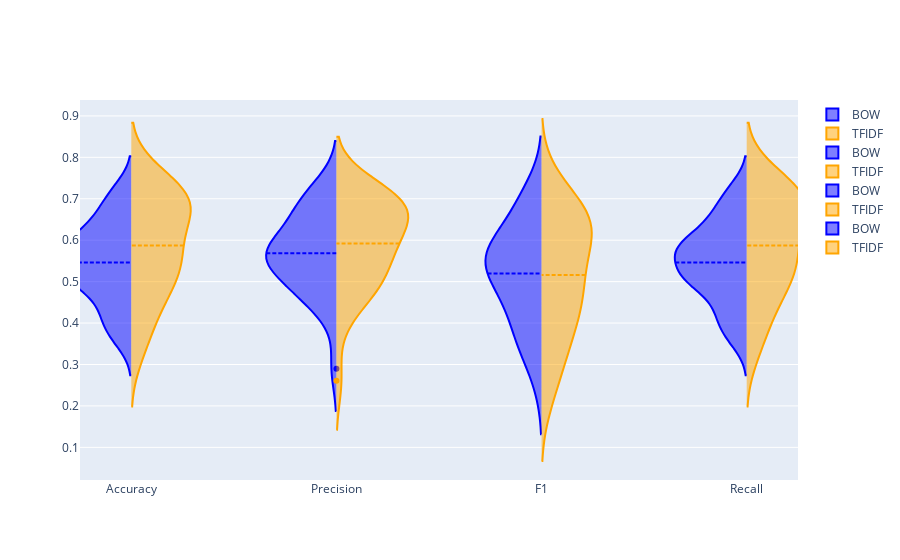

Notebook code for this chart:
### Code cell
fig = go.Figure()

fig.add_trace(go.Violin(y=acc_BOW_SGD, scalegroup='BOW', name='BOW',
                        side='negative',
                        line_color='blue', x0='Accuracy')
             )
fig.add_trace(go.Violin(y=acc_TFIDF_SGD, scalegroup='TFIDF', name='TFIDF',
                        side='positive',
                        line_color='orange', x0='Accuracy')
             )

fig.add_trace(go.Violin(y=prec_BOW_SGD, scalegroup='BOW', name='BOW',
                        side='negative',
                        line_color='blue', x0='Precision')
             )
fig.add_trace(go.Violin(y=prec_TFIDF_SGD, scalegroup='TFIDF', name='TFIDF',
                        side='positive',
                        line_color='orange', x0='Precision')
             )
fig.add_trace(go.Violin(y=f1_BOW_SGD, scalegroup='BOW', name='BOW',
                        side='negative',
                        line_color='blue', x0='F1')
             )
fig.add_trace(go.Violin(y=f1_TFIDF_SGD, scalegroup='TFIDF', name='TFIDF',
                        side='positive',
                        line_color='orange', x0='F1')
             )

fig.add_trace(go.Violin(y=recall_BOW_SGD, scalegroup='BOW', name='BOW',
                        side='negative',
                        line_color='blue', x0='Recall')
             )
fig.add_trace(go.Violin(y=recall_TFIDF_SGD, name='TFIDF',
                        side='positive',
                        line_color='orange', x0='Recall')
             )

fig.update_traces(meanline_visible=True)
fig.update_layout(violingap=0, violinmode='overlay')
fig.show()

### Figure 1 — Plotly figure (JSON) as saved in the notebook; plotly's stock layout.template omitted (floating-point values rounded to 4 significant figures)
{"data": [{"line": {"color": "blue"}, "meanline": {"visible": true}, "name": "BOW", "scalegroup": "BOW", "side": "negative", "type": "violin", "x0": "Accuracy", "y": [0.5077, 0.4308, 0.5846, 0.4, 0.3538, 0.5077, 0.5692, 0.4615, 0.5077, 0.4154, 0.5846, 0.5846, 0.6, 0.5846, 0.7231, 0.6308, 0.5625, 0.6719, 0.6562, 0.7188, 0.5312, 0.6719, 0.5781, 0.625, 0.4688, 0.5156, 0.5156, 0.5469, 0.5, 0.375]}, {"line": {"color": "orange"}, "meanline": {"visible": true}, "name": "TFIDF", "scalegroup": "TFIDF", "side": "positive", "type": "violin", "x0": "Accuracy", "y": [0.5077, 0.4462, 0.5692, 0.4308, 0.3538, 0.5692, 0.5231, 0.4615, 0.5846, 0.4, 0.5538, 0.6769, 0.6769, 0.6769, 0.7538, 0.6769, 0.6406, 0.7344, 0.7344, 0.7344, 0.7188, 0.7031, 0.6719, 0.6875, 0.5, 0.6562, 0.5469, 0.5781, 0.5156, 0.3281]}, {"line": {"color": "blue"}, "meanline": {"visible": true}, "name": "BOW", "scalegroup": "BOW", "side": "negative", "type": "violin", "x0": "Precision", "y": [0.5521, 0.4627, 0.5936, 0.4106, 0.29, 0.5374, 0.5577, 0.5749, 0.5549, 0.4863, 0.6195, 0.626, 0.5663, 0.5728, 0.7374, 0.669, 0.5436, 0.6748, 0.7016, 0.7309, 0.5869, 0.6893, 0.6356, 0.6589, 0.4694, 0.5446, 0.5069, 0.5608, 0.467, 0.4813]}, {"line": {"color": "orange"}, "meanline": {"visible": true}, "name": "TFIDF", "scalegroup": "TFIDF", "side": "positive", "type": "violin", "x0": "Precision", "y": [0.5042, 0.4659, 0.6181, 0.5225, 0.2606, 0.6026, 0.5828, 0.5586, 0.4984, 0.4686, 0.5835, 0.6598, 0.6463, 0.6642, 0.7319, 0.6654, 0.6328, 0.7218, 0.6733, 0.7037, 0.7178, 0.7007, 0.5828, 0.7041, 0.5219, 0.6797, 0.5509, 0.669, 0.466, 0.4043]}, {"line": {"color": "blue"}, "meanline": {"visible": true}, "name": "BOW", "scalegroup": "BOW", "side": "negative", "type": "violin", "x0": "F1", "y": [0.434, 0.3713, 0.5457, 0.3378, 0.2537, 0.4462, 0.5379, 0.4022, 0.4885, 0.3489, 0.5515, 0.5742, 0.5817, 0.5771, 0.7286, 0.62, 0.5439, 0.6706, 0.67, 0.7236, 0.5555, 0.6586, 0.5994, 0.6061, 0.4475, 0.5195, 0.507, 0.512, 0.4519, 0.3302]}, {"line": {"color": "orange"}, "meanline": {"visible": true}, "name": "TFIDF", "scalegroup": "TFIDF", "side": "positive", "type": "violin", "x0": "F1", "y": [0.3984, 0.3519, 0.5088, 0.3459, 0.2209, 0.4621, 0.4454, 0.3392, 0.4862, 0.2945, 0.4843, 0.6248, 0.628, 0.6404, 0.7388, 0.6149, 0.5714, 0.6839, 0.6706, 0.701, 0.6379, 0.6694, 0.6159, 0.6339, 0.4123, 0.6028, 0.5117, 0.5064, 0.4377, 0.2449]}, {"line": {"color": "blue"}, "meanline": {"visible": true}, "name": "BOW", "scalegroup": "BOW", "side": "negative", "type": "violin", "x0": "Recall", "y": [0.5077, 0.4308, 0.5846, 0.4, 0.3538, 0.5077, 0.5692, 0.4615, 0.5077, 0.4154, 0.5846, 0.5846, 0.6, 0.5846, 0.7231, 0.6308, 0.5625, 0.6719, 0.6562, 0.7188, 0.5312, 0.6719, 0.5781, 0.625, 0.4688, 0.5156, 0.5156, 0.5469, 0.5, 0.375]}, {"line": {"color": "orange"}, "meanline": {"visible": true}, "name": "TFIDF", "side": "positive", "type": "violin", "x0": "Recall", "y": [0.5077, 0.4462, 0.5692, 0.4308, 0.3538, 0.5692, 0.5231, 0.4615, 0.5846, 0.4, 0.5538, 0.6769, 0.6769, 0.6769, 0.7538, 0.6769, 0.6406, 0.7344, 0.7344, 0.7344, 0.7188, 0.7031, 0.6719, 0.6875, 0.5, 0.6562, 0.5469, 0.5781, 0.5156, 0.3281]}], "layout": {"violingap": 0, "violinmode": "overlay"}}
